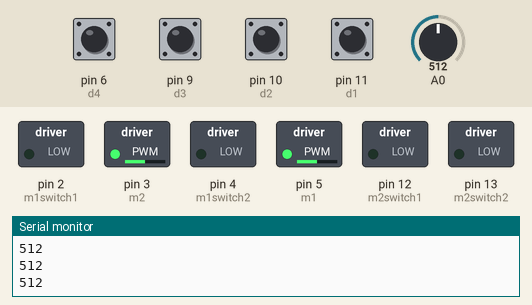
A sketch run on a simulated Arduino Uno, built with avr-gcc and run on an emulated ATmega328P. On the bench: switched loads named in the sketch (green lamp = pin HIGH), the last lines printed to the serial monitor. The test bench sets the inputs (shaded band); at power-on: pin 6 (d4), pin 9 (d3), pin 10 (d2), pin 11 (d1) HIGH, A0 = 512.

Above: at 1.2 s.
1.3 s: A0 set to 306
At 2.2 s:
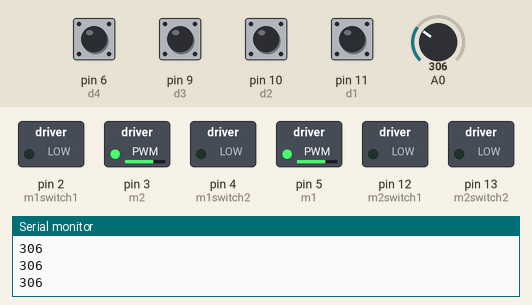
2.9 s: pin 6 (d4) pulled LOW for 0.25 s
At 3.1 s:
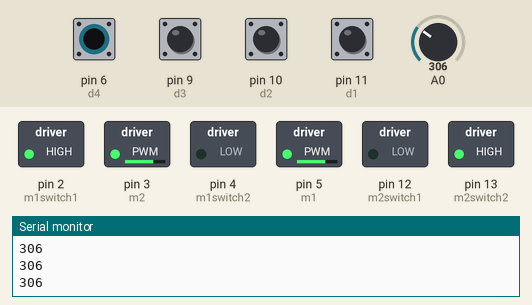
4.7 s: pin 9 (d3) pulled LOW for 0.25 s
At 4.91 s:
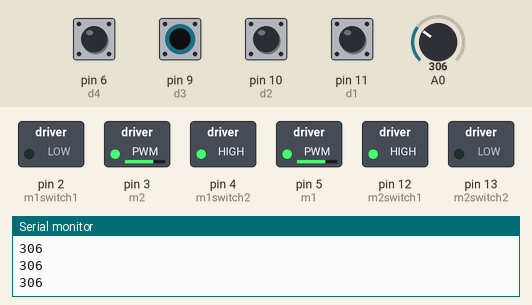
6.5 s: pin 10 (d2) pulled LOW for 0.25 s
At 6.71 s:
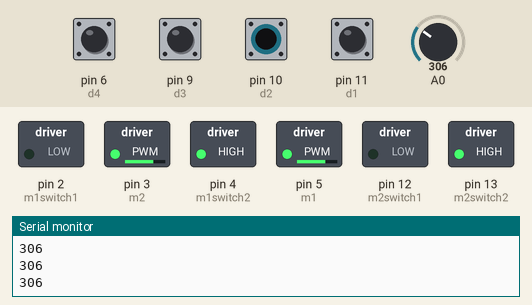
8.3 s: pin 11 (d1) pulled LOW for 0.25 s
At 8.51 s:
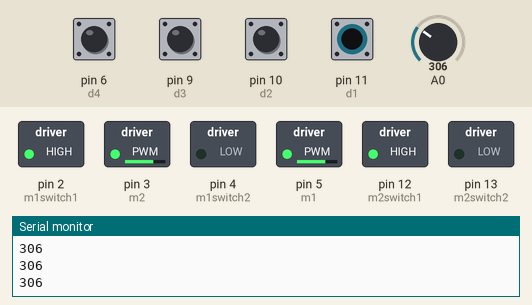
10.1 s: A0 set to 122
At 10.8 s:
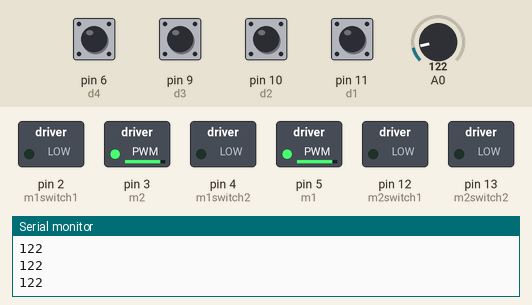
Timing chart, 0 to 12.7 s (numbered marks = the images above; inputs shaded):
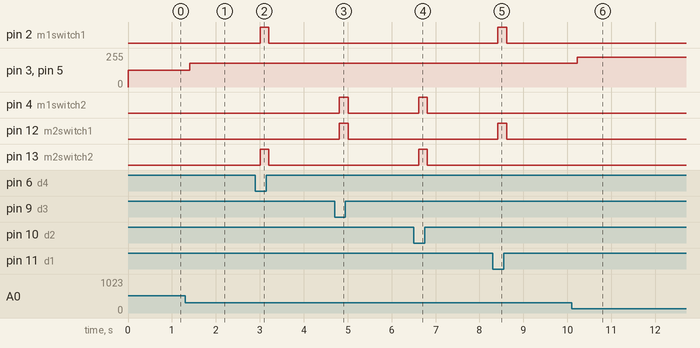

Measured:
- after the input at 1.3 s, pin 3 (m2), pin 5 (m1): 127/255 → 179/255 after 0.10 s
- after the input at 2.9 s, pin 2 (m1switch1), pin 13 (m2switch2): LOW → HIGH after 0.11 s, → LOW 0.20 s later
- after the input at 4.7 s, pin 4 (m1switch2), pin 12 (m2switch1): LOW → HIGH after 0.11 s, → LOW 0.20 s later
- after the input at 6.5 s, pin 4 (m1switch2), pin 13 (m2switch2): LOW → HIGH after 0.11 s, → LOW 0.20 s later
- after the input at 8.3 s, pin 2 (m1switch1), pin 12 (m2switch1): LOW → HIGH after 0.12 s, → LOW 0.20 s later
- after the input at 10.1 s, pin 3 (m2), pin 5 (m1): 179/255 → 224/255 after 0.12 s

The sketch:

assignment.ino
```cpp
int motorPwm = 0;
int pot = 0;
const int d1 = 11;
const int d2 = 10;
const int d3 = 9;
const int d4 = 6;
const int m1switch1 = 2;
const int m1switch2 = 4;
const int m2switch1 = 12;
const int m2switch2 = 13;
const int m1 = 5;
const int m2 = 3;
int sum = 0;

void setup()
{
  //potentiometer
  pinMode(A0,INPUT);

  // setup motors
  pinMode(m1,OUTPUT);
  pinMode(m2,OUTPUT);
  pinMode(m1switch1,OUTPUT);
  pinMode(m1switch2,OUTPUT);
  pinMode(m2switch1,OUTPUT);
  pinMode(m2switch2,OUTPUT);

  //setup dipswitches
  pinMode(11, INPUT_PULLUP);
  pinMode(10, INPUT_PULLUP);
  pinMode(9, INPUT_PULLUP);
  pinMode(6, INPUT_PULLUP);
  Serial.begin(9600);
}

void loop()
{
  pot = analogRead(A0);
  motorPwm = map(pot,1023,0,1,255); //receive val from potentiometer and convert to a usable number

  Serial.println(pot);
  int dip1 = digitalRead(d1);
  int dip2 = digitalRead(d2);
  int dip3 = digitalRead(d3);
  int dip4 = digitalRead(d4);

  sum = dip1 + dip2 + dip3 + dip4;

  if (sum==3) {
    if (dip1==0 && sum==3) { //forward
      digitalWrite(m1switch1,HIGH);
      digitalWrite(m1switch2,LOW);
      digitalWrite(m2switch1,HIGH);
      digitalWrite(m2switch2,LOW);
  	}
  	else if (dip2==0 && sum==3) { // backward
      digitalWrite(m1switch1,LOW);
      digitalWrite(m1switch2,HIGH);
      digitalWrite(m2switch1,LOW);
      digitalWrite(m2switch2,HIGH);
  	}
  	else if (dip3==0 && sum==3) { //turn left
      digitalWrite(m1switch1,LOW);
      digitalWrite(m1switch2,HIGH);
      digitalWrite(m2switch1,HIGH);
      digitalWrite(m2switch2,LOW);
 	}
  	else if (dip4==0 && sum==3) { //turn right
      digitalWrite(m1switch1,HIGH);
      digitalWrite(m1switch2,LOW);
      digitalWrite(m2switch1,LOW);
      digitalWrite(m2switch2,HIGH);
  	}
  }
  else {
  	  digitalWrite(m1switch1,LOW); //engine off
      digitalWrite(m1switch2,LOW);
      digitalWrite(m2switch1,LOW);
      digitalWrite(m2switch2,LOW);
  }

  analogWrite(m1,motorPwm);
  analogWrite(m2,motorPwm);

  delay(200);
} 
```
